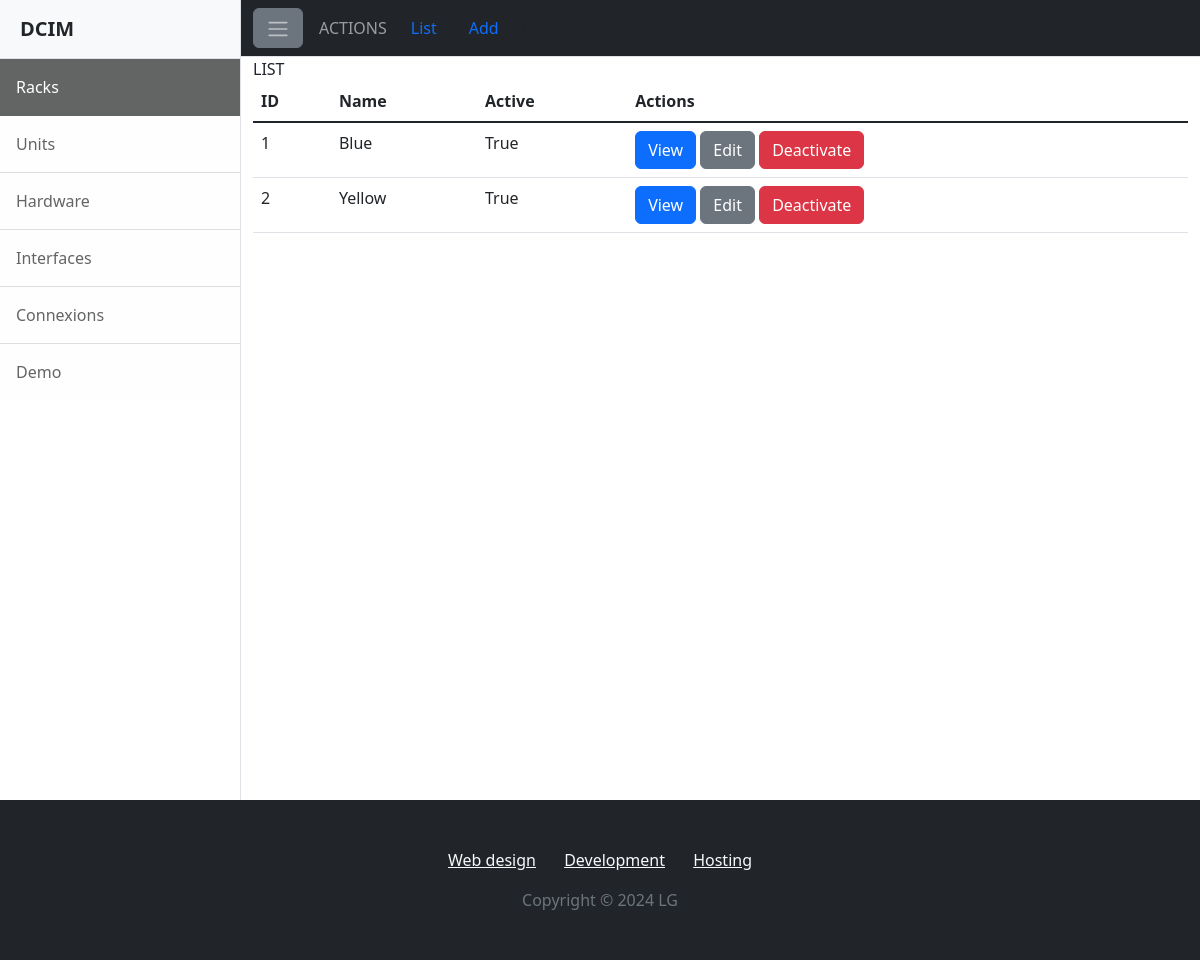
Before: /rack/list with the older database file.
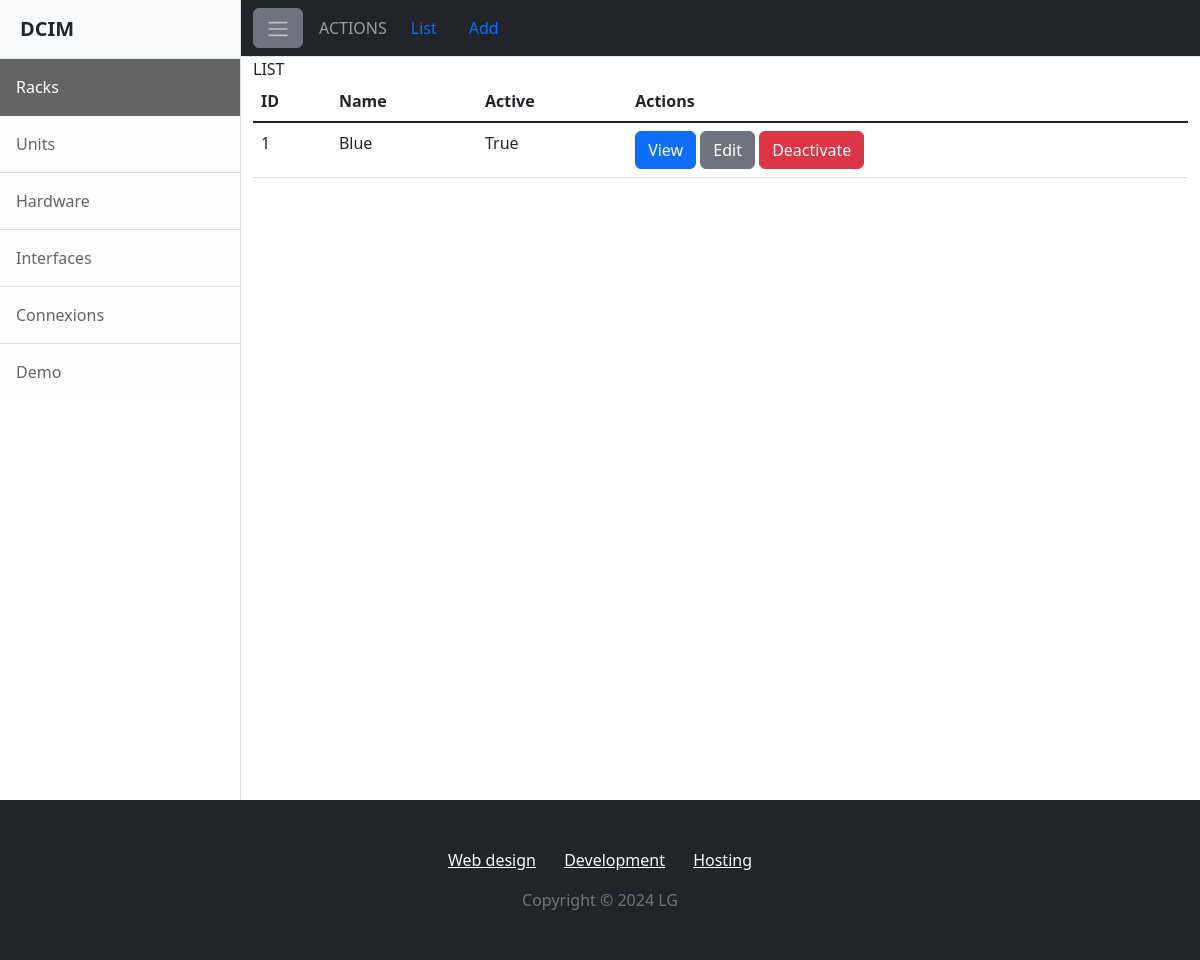
After: the same page with the newer database file.
### models.py (models this page shows)
class TimeMixin(object):
    created: Mapped[Optional[datetime]] = mapped_column(DateTime, nullable=False, default=datetime.now(timezone.utc))
    updated: Mapped[Optional[datetime]] = mapped_column(DateTime, nullable=True, default=datetime.now(timezone.utc), onupdate=datetime.now(timezone.utc))
    deleted: Mapped[Optional[datetime]] = mapped_column(DateTime, nullable=True, default=datetime.now(timezone.utc))
    active: Mapped[Optional[bool]] = mapped_column(Boolean, nullable=True, default=True)

class Rack(TimeMixin, db.Model):
    __tablename__ = 'rack'
    id: Mapped[int] = mapped_column(primary_key=True)
    name: Mapped[str] = mapped_column(String(50))
    units: Mapped[List['Unit']] = relationship('Unit', back_populates='rack')

### app/rack/routes.py (the view)
@rack.route('/list', methods=['GET', 'POST'])
def list():
    racks = Rack.query.all()
    return render_template('rack/list.html', title='Racks', racks=racks, active_rack='active')

### app/rack/templates/rack/list.html
{% extends "rack/index.html" %}
{% block content %}
<div>
LIST
        <table class="table">
            <thead>
                <tr>
                    <th>ID</th>
                    <th>Name</th>
                    <th>Active</th>
                    <th>Actions</th>
                </tr>
            </thead>
            <tbody>
                {% for rack in racks %}
                    <tr>
                        <td>{{ rack.id }}</td>
                        <td>{{ rack.name }}</td>
                        <td>{{ rack.active }}</td>
                        <td>
                            <a href="{{ url_for('rack_bp.view', rack_id=rack.id) }}" class="btn btn-primary">View</a>
                            <a href="{{ url_for('rack_bp.edit', rack_id=rack.id) }}" class="btn btn-secondary">Edit</a>
                            <form method="POST" action="{{ url_for('rack_bp.toggle_activate', rack_id=rack.id) }}" style="display:inline;">
                                <button type="submit" class="btn btn-danger">
                                {{ 'Deactivate' if rack.active else 'Activate' }}
              </button>
            </form>
                        </td>
                    </tr>
                {% endfor %}
            </tbody>
        </table>
</div>
{%  endblock %}

### app/rack/templates/rack/index.html (shortened to what this page needs)
{% extends "base.html" %}
{%  block subMenu %}
                        <div class="collapse navbar-collapse nav nav-pills ms-2" id="navbarSupportedContent">
                                    <a class="nav-link" href="/rack/list">List</a>
                                    <a class="nav-link" href="/rack/add">Add</a
                                    <a class="nav-link dropdown-toggle" id="navbarDropdown" href="#" role="button" data-bs-toggle="dropdown" aria-haspopup="true" aria-expanded="false">Dropdown</a>
                        </div>
{%  endblock %}

### app/templates/base.html (shortened to what this page needs)
<!DOCTYPE html>
<html lang="en">
    <head>
        <link rel="stylesheet" href="{{ url_for('static', filename='css/bootstrap.min.css') }}">
        <link rel="stylesheet" href="{{ url_for('static', filename='css/styles.css') }}">
    </head>
    <body>
        <div class="d-flex" id="wrapper">
            <div class="border-end bg-white" id="sidebar-wrapper">
                <div class="sidebar-heading border-bottom bg-light">
                        <a href="/" class="d-flex align-items-center link-dark text-decoration-none">
            <span class="fs-5 fw-semibold">DCIM</span>
        </a>
                </div>
                <div class="list-group list-group-flush">
                    <a class="list-group-item list-group-item-action list-group-item-light p-3 {{ active_rack }}" href="/rack">Racks</a>
                    <a class="list-group-item list-group-item-action list-group-item-light p-3 {{ activeUnit }}" href="#/unit">Units</a>
                    <a class="list-group-item list-group-item-action list-group-item-light p-3 {{ active_hardware }}" href="/hardware">Hardware</a>
                    <a class="list-group-item list-group-item-action list-group-item-light p-3" href="#!">Interfaces</a>
                    <a class="list-group-item list-group-item-action list-group-item-light p-3" href="#!">Connexions</a>
                    <a class="list-group-item list-group-item-action list-group-item-light p-3 {{ activeMain }}" href="/main">Demo</a>
                </div>
            </div>
            <div id="page-content-wrapper">
                <nav class="navbar navbar-expand-lg navbar-dark bg-dark border-bottom ">
                    <div class="container-fluid">
                        <button class="btn btn-secondary" id="sidebarToggle"><span class="navbar-toggler-icon"></span></button>
                        <span class="navbar-text ms-3">ACTIONS</span>
                        {% block subMenu %}{% endblock %}
                    </div>
                </nav>
                <div class="container-fluid">
                    {% block content %}{% endblock %}
                </div>
            </div>
        </div>
        <footer class="text-center bg-dark">
            <div class="container text-white py-4 py-lg-5">
                <ul class="list-inline">
                    <li class="list-inline-item me-4"><a class="link-light" href="#">Web design</a></li>
                    <li class="list-inline-item me-4"><a class="link-light" href="#">Development</a></li>
                    <li class="list-inline-item"><a class="link-light" href="#">Hosting</a></li>
                </ul>
                <p class="text-muted mb-0">Copyright © 2024 LG</p>
            </div>
        </footer>
    </body>
</html>

Changed rows visible on the page:
removed Rack: id "2", name "Yellow", active "True", active "Deactivate"
